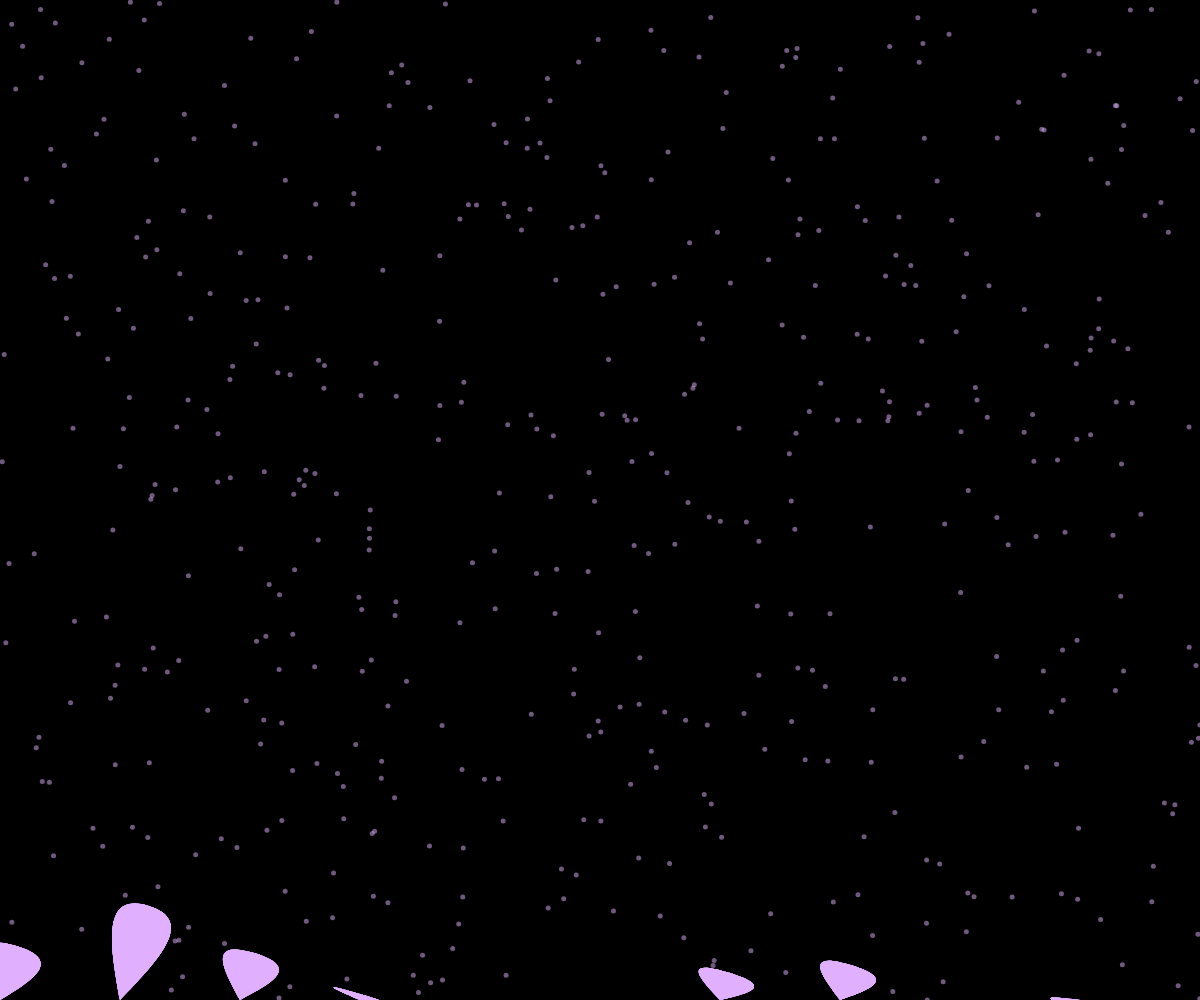
Frame 1 (no input)
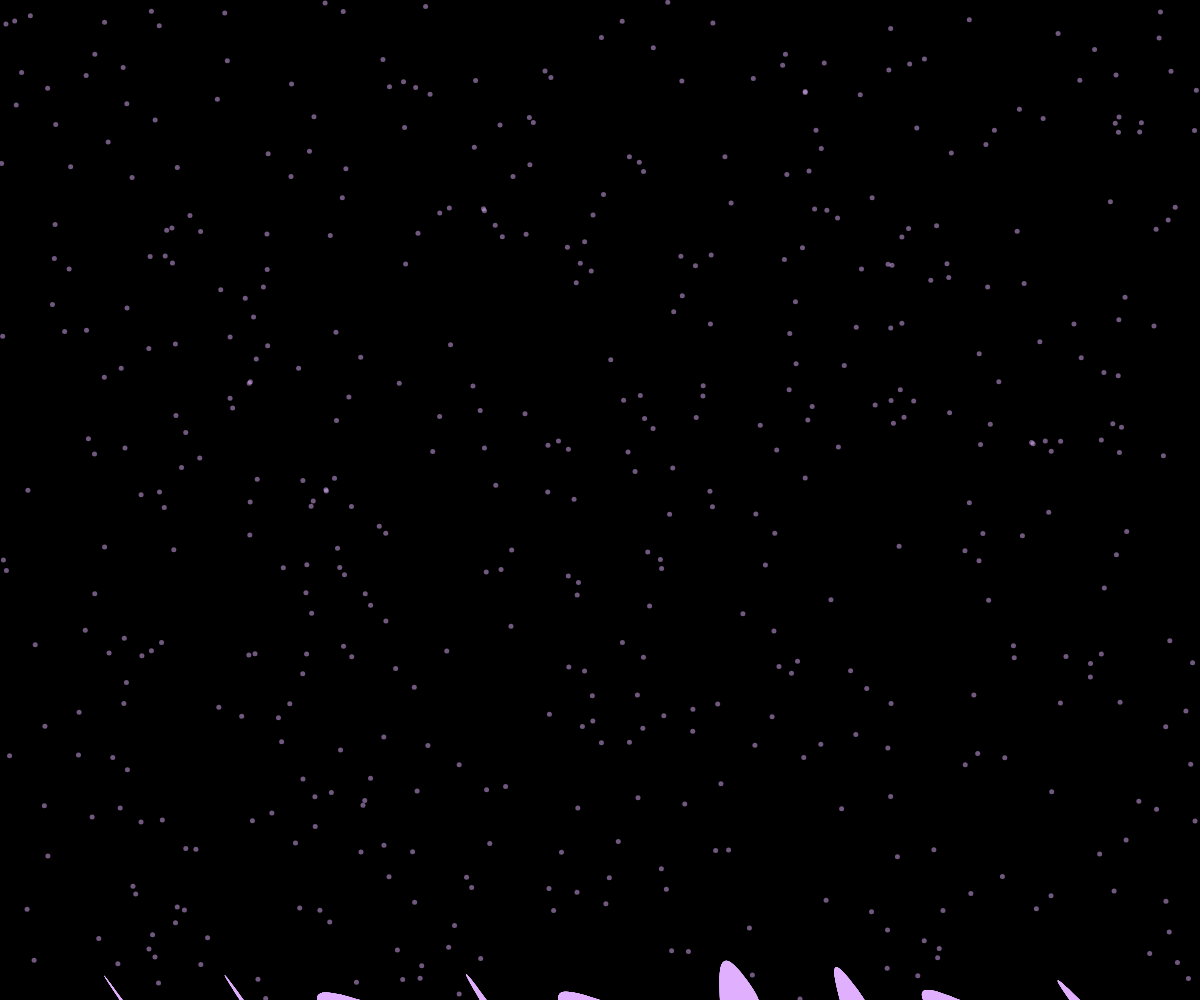
Frame 60 (no input)
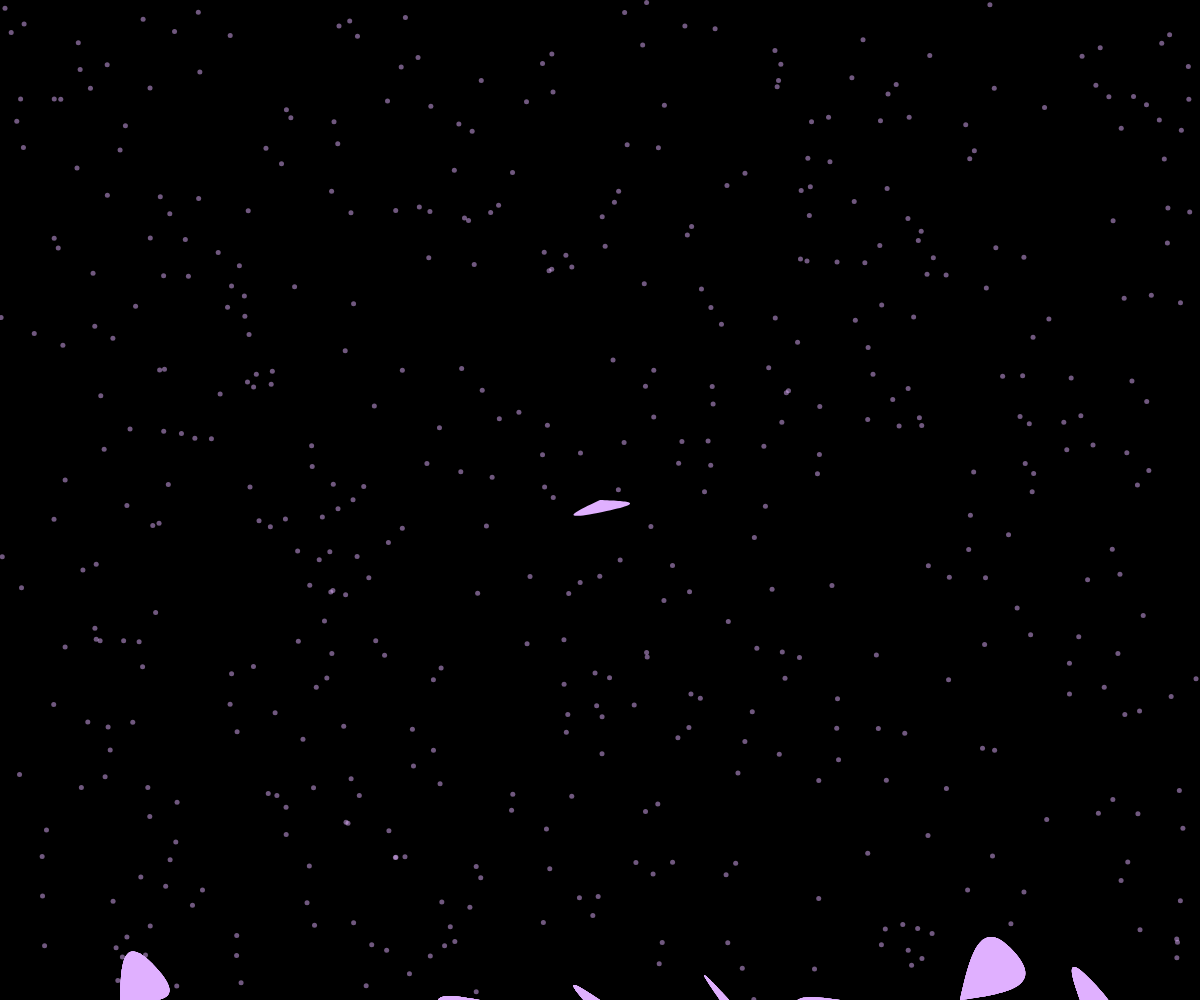
Frame 120 (the mouse pressed at the canvas centre since frame 60)

The p5.js sketch that drew these frames (run headless with seeded random() and noise() and a simulated clock; from frame 60 on, the mouse is pressed at the canvas centre):

// p5.js sketch
// ── sketch.js
// Variables to store the particle and sakura systems.
// pollen array will store Pollen objects that represent pollen particles.
let pollen = [];
// sakura array will store Sakura objects that represent sakura petals.
let sakura = [];

// Mauve color in RGB format.
// This color will be used for drawing both pollen particles and sakura petals.
const mauve = [224, 176, 255];

function setup() {
  // This function is called once when the program starts.
  // It's used to define initial environment properties such as screen size
  // and to load media such as images and fonts as the program starts.
  
  createCanvas(windowWidth, windowHeight);
  // This will create a canvas that fills the window.
  
  noStroke();
  // Disables drawing the stroke (outline).

  // Generate pollen particles.
  // For loop runs 500 times to create 500 Pollen objects.
  for(let i = 0; i < 500; i++) {
    pollen.push(new Pollen(random(width), random(height), random(-0.5, 0.5), random(-0.5, 0.5)));
    // Each Pollen object is given random x,y coordinates within the canvas and a random velocity.
  }

  // Generate sakura petal structures.
  // For loop runs 5 times to create 5 Sakura objects.
  for(let i = 0; i < 5; i++) {
    sakura.push(new Sakura(width/5 * i + width/10, height));
    // Each Sakura object is given specific x,y coordinates to evenly distribute them across the canvas.

  // Generate additional sakura petal structures at the bottom
  for(let i = 0; i < 10; i++) {
    sakura.push(new Sakura(width/10 * i, height));
    }
  }
}

function draw() {
  // Called directly after setup(), the draw() function continuously executes the lines of code contained inside its block 
  // until the program is stopped or noLoop() is called.
  
  background(0);
  // This will set the background color of the canvas to black.

  // Draw pollen particles.
  // For each Pollen object in the pollen array, we will move it and display it.
  for(let p of pollen) {
    p.move();
    p.display();
  }

  // Draw sakura.
  // For each Sakura object in the sakura array, we will make it grow and display it.
  for(let p of sakura) {
    p.grow();
    p.display();
  }
}

// Defining the Pollen class
class Pollen {
  constructor(x, y, vx, vy) {
    // The Pollen constructor takes in x, y coordinates and velocity (vx, vy).
    this.pos = createVector(x, y); // Position vector
    this.vel = createVector(vx, vy); // Velocity vector
  }
  
  move() {
    // The move function adds the velocity vector to the position vector.
    // This simulates movement by changing the position over time.
    // Also, it includes a boundary check where if the pollen reaches the edge of the canvas,
    // it will bounce back by reversing its velocity.
    this.pos.add(this.vel);
    if(this.pos.x < 0 || this.pos.x > width) {
      this.vel.x *= -1;
    }
    if(this.pos.y < 0 || this.pos.y > height) {
      this.vel.y *= -1;
    }
  }
  
  display() {
    // The display function draws a circle at the pollen's position with the "mauve" color.
    fill(mauve[0], mauve[1], mauve[2], 127);
    circle(this.pos.x, this.pos.y, 5);
      }
}

// Defining the Sakura class
class Sakura {
  constructor(x, y) {
    // The Sakura constructor takes in x, y coordinates as the base of the sakura petals.
    this.base = createVector(x, y);
    this.len = 0; // Initial length of the sakura petal is 0
    this.angle = 0; // Initial angle of the sakura petal is 0
  }

  grow() {
    // The grow function changes the length and angle of the sakura petals over time using noise function for natural randomness.
    this.len = (noise(this.base.x + millis() / 2000.0) - 0.5) * height / 3;
    this.angle = (noise(this.base.y + millis() / 2000.0) - 0.5) * PI;
  }
  
  display() {
    // The display function draws the tree from its base point, rotating it according to its angle and making it curve using bezierVertex.
    push();
    translate(this.base.x, this.base.y);
    rotate(this.angle);
    fill(mauve[0], mauve[1], mauve[2]);
    beginShape();
    vertex(0, 0);
    bezierVertex(-25, -this.len / 2, -50, -this.len, 0, -this.len);
    bezierVertex(50, -this.len, 25, -this.len / 2, 0, 0);
    endShape(CLOSE);
    pop();
  }
}

// The mousePressed function runs once after every time a mouse button is pressed.
// Every time the mouse is pressed, a new Sakura petal is added to the array at the mouse's x, y position.
function mousePressed() {
  sakura.push(new Sakura(mouseX, mouseY));
}

// The windowResized function is called once every time the browser window is resized,
// and it's used here to adjust the canvas size in response to window size.
function windowResized() {
  resizeCanvas(windowWidth, windowHeight);
}
